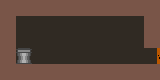

Tiled map render using the project's own tile images. Description and the whole map definition, tile-layer contents included, below:
An orthogonal 10x5 tile map with 16x16 px tiles, 8 tile layers (Door Barrier Closed, Door Barrier Open, Background, Furniture, ...), 2 tilesets and 2 objects.

<map version="1.10" tiledversion="1.10.2" orientation="orthogonal" renderorder="right-down" width="10" height="5" tilewidth="16" tileheight="16" infinite="0" nextlayerid="14" nextobjectid="7">
 <tileset firstgid="1" source="Testing Tiles.tsx" />
 <tileset firstgid="32" source="Interior.tsx" />
 <layer id="9" name="Door Barrier Closed" width="10" height="5">
  <data encoding="csv">
0,0,0,0,0,0,0,0,0,0,
0,0,0,0,0,0,0,0,0,0,
0,0,0,0,0,0,0,0,0,0,
0,0,0,0,0,0,0,0,0,46,
0,0,0,0,0,0,0,0,0,0
</data>
 </layer>
 <layer id="8" name="Door Barrier Open" width="10" height="5">
  <data encoding="csv">
0,0,0,0,0,0,0,0,0,0,
0,0,0,0,0,0,0,0,0,0,
0,0,0,0,0,0,0,0,0,0,
0,0,0,0,0,0,0,0,0,0,
0,0,0,0,0,0,0,0,0,0
</data>
 </layer>
 <layer id="2" name="Background" width="10" height="5">
  <data encoding="csv">
0,0,0,0,0,0,0,0,0,0,
0,31,31,31,31,31,31,31,31,0,
0,31,31,31,31,31,31,31,31,0,
0,31,31,31,31,31,31,31,31,31,
0,0,0,0,0,0,0,0,0,0
</data>
 </layer>
 <layer id="3" name="Furniture" width="10" height="5">
  <data encoding="csv">
0,0,0,0,0,0,0,0,0,0,
0,0,0,0,0,0,0,0,0,0,
0,0,0,0,0,0,0,0,0,0,
0,47,0,0,0,0,0,0,0,0,
0,0,0,0,0,0,0,0,0,0
</data>
 </layer>
 <layer id="4" name="Door Background" width="10" height="5">
  <data encoding="csv">
0,0,0,0,0,0,0,0,0,0,
0,0,0,0,0,0,0,0,0,0,
0,0,0,0,0,0,0,0,0,0,
0,0,0,0,0,0,0,0,0,43,
0,0,0,0,0,0,0,0,0,0
</data>
 </layer>
 <layer id="1" name="Platforms" width="10" height="5">
  <data encoding="csv">
5,5,5,5,5,5,5,5,5,5,
5,0,0,0,0,0,0,0,0,5,
5,0,0,0,0,0,0,0,0,5,
5,0,0,0,0,0,0,0,0,0,
5,5,5,5,5,5,5,5,5,5
</data>
 </layer>
 <layer id="13" name="Ladders" width="10" height="5">
  <data encoding="csv">
0,0,0,0,0,0,0,0,0,0,
0,0,0,0,0,0,0,0,0,0,
0,0,0,0,0,0,0,0,0,0,
0,0,0,0,0,0,0,0,0,0,
0,0,0,0,0,0,0,0,0,0
</data>
 </layer>
 <objectgroup id="12" name="Moving Platforms" />
 <layer id="11" name="Moving Platforms" width="10" height="5">
  <data encoding="csv">
0,0,0,0,0,0,0,0,0,0,
0,0,0,0,0,0,0,0,0,0,
0,0,0,0,0,0,0,0,0,0,
0,0,0,0,0,0,0,0,0,0,
0,0,0,0,0,0,0,0,0,0
</data>
 </layer>
 <objectgroup id="7" name="Locked Doors">
  <properties>
   <property name="id" value="1.3.1" />
  </properties>
 </objectgroup>
 <objectgroup id="6" name="Collectibles">
  <object id="5" x="24" y="45.0909">
   <properties>
    <property name="name" value="Totem" />
    <property name="type" value="Secret" />
   </properties>
   <point />
  </object>
 </objectgroup>
 <objectgroup id="10" name="Warp Doors">
  <object id="6" x="157.818" y="57.8182">
   <properties>
    <property name="dest_x" type="int" value="10" />
    <property name="dest_y" type="int" value="62" />
    <property name="key_req" value="None" />
    <property name="warp" value="3.1" />
   </properties>
   <point />
  </object>
 </objectgroup>
</map>
